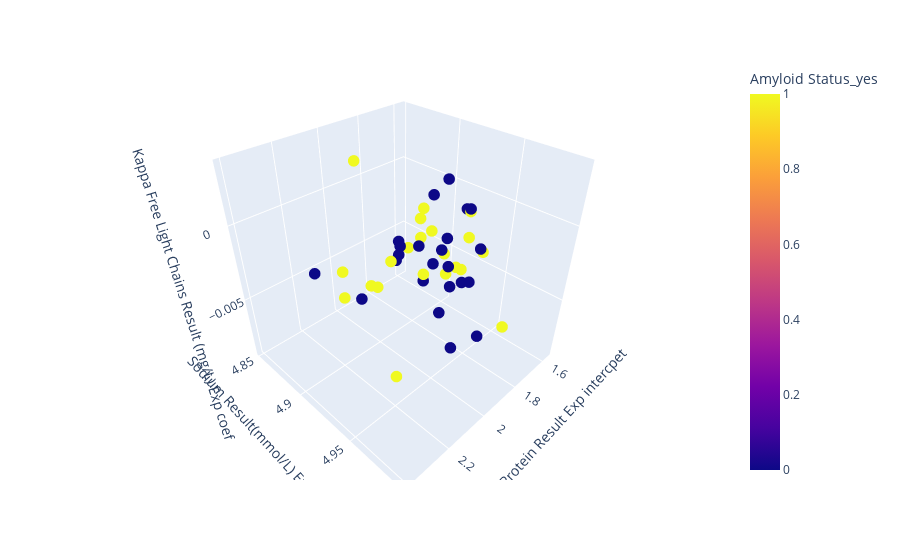

The cell this chart's notebook holds for it:
### Markdown cell above
## 3D scatter

### Code cell
top3_features = X.columns[svm_set_ranks[selected_run].sorted_features.astype(int)[:3]].values
fig = px.scatter_3d(dataTable, x=top3_features[0], y=top3_features[1], z=top3_features[2],
          color=y_column_Classification)
fig.update_traces(marker_size = 4)
fig.show()

### Figure 1 — Plotly figure (JSON) as saved in the notebook; plotly's stock layout.template omitted (floating-point values rounded to 4 significant figures)
{"data": [{"hovertemplate": "Total Serum Protein Result Exp intercpet=%{x}<br>Sodium Result(mmol/L) Exp intercpet=%{y}<br>Kappa Free Light Chains Result (mg/L) Exp coef=%{z}<br>Amyloid Status_yes=%{marker.color}<extra></extra>", "legendgroup": "", "marker": {"color": [1, 1, 1, 1, 1, 1, 1, 1, 1, 1, 1, 1, 1, 1, 1, 1, 1, 1, 1, 1, 1, 0, 0, 0, 0, 0, 0, 0, 0, 0, 0, 0, 0, 0, 0, 0, 0, 0, 0, 0, 0, 0, 0, 0], "coloraxis": "coloraxis", "size": 4, "symbol": "circle"}, "mode": "markers", "name": "", "scene": "scene", "showlegend": false, "type": "scatter3d", "x": [1.932, 2.001, 2.186, 1.872, 2.163, 1.841, 1.792, 1.569, 2.163, 1.988, 2.14, 1.841, 1.932, 2.041, 2.186, 2.054, 1.872, 1.856, 2.028, 1.988, 1.723, 2.079, 2.067, 2.128, 2.398, 1.668, 2.079, 2.067, 2.116, 2.079, 2.054, 2.128, 1.946, 2.262, 1.932, 2.104, 2.028, 1.917, 1.932, 2.14, 2.041, 2.015, 1.917, 2.361], "y": [4.963, 4.956, 4.934, 4.92, 4.942, 4.963, 4.942, 4.956, 4.898, 4.963, 4.92, 4.913, 4.927, 4.934, 4.949, 4.949, 4.956, 4.852, 4.868, 4.956, 4.905, 4.984, 4.99, 4.942, 4.927, 4.927, 4.949, 4.97, 4.984, 4.934, 4.949, 4.942, 4.949, 4.99, 4.956, 4.963, 4.963, 4.97, 4.963, 4.942, 4.963, 4.956, 4.934, 4.956], "z": [0.002016, -0.0001752, -0.001786, 0.0003994, -8.093e-05, -0.0009065, -0.003313, -0.009019, -0.004495, -0.0007782, -0.002758, -0.0006885, -0.0008016, -0.000415, -0.007251, -0.001342, -8.141e-05, 0.001239, -0.005058, -0.001494, -0.002531, 0, -0.002996, 5.696e-05, 0.0003214, -0.0005581, 0.0005159, -0.001017, 0.0002718, -6.975e-05, -0.001746, 0.0008193, 0.003341, 0.0001948, -0.00724, 0.000279, -0.0004412, 9.829e-05, 0.002156, -0.0001799, 0.001244, 0.0001372, 0.001914, -2.181e-12]}], "layout": {"autosize": true, "coloraxis": {"colorbar": {"title": {"text": "Amyloid Status_yes"}}, "colorscale": [[0, "#0d0887"], [0.1111, "#46039f"], [0.2222, "#7201a8"], [0.3333, "#9c179e"], [0.4444, "#bd3786"], [0.5556, "#d8576b"], [0.6667, "#ed7953"], [0.7778, "#fb9f3a"], [0.8889, "#fdca26"], [1, "#f0f921"]]}, "legend": {"tracegroupgap": 0}, "margin": {"t": 60}, "scene": {"aspectmode": "auto", "aspectratio": {"x": 1, "y": 1, "z": 1}, "camera": {"center": {"x": null, "y": null, "z": null}, "eye": {"x": null, "y": null, "z": null}, "projection": {"type": "perspective"}, "up": {"x": 0, "y": 0, "z": 1}}, "domain": {"x": [0, 1], "y": [0, 1]}, "xaxis": {"title": {"text": "Total Serum Protein Result Exp intercpet"}, "type": "linear"}, "yaxis": {"title": {"text": "Sodium Result(mmol/L) Exp intercpet"}, "type": "linear"}, "zaxis": {"title": {"text": "Kappa Free Light Chains Result (mg/L) Exp coef"}, "type": "linear"}}}}
